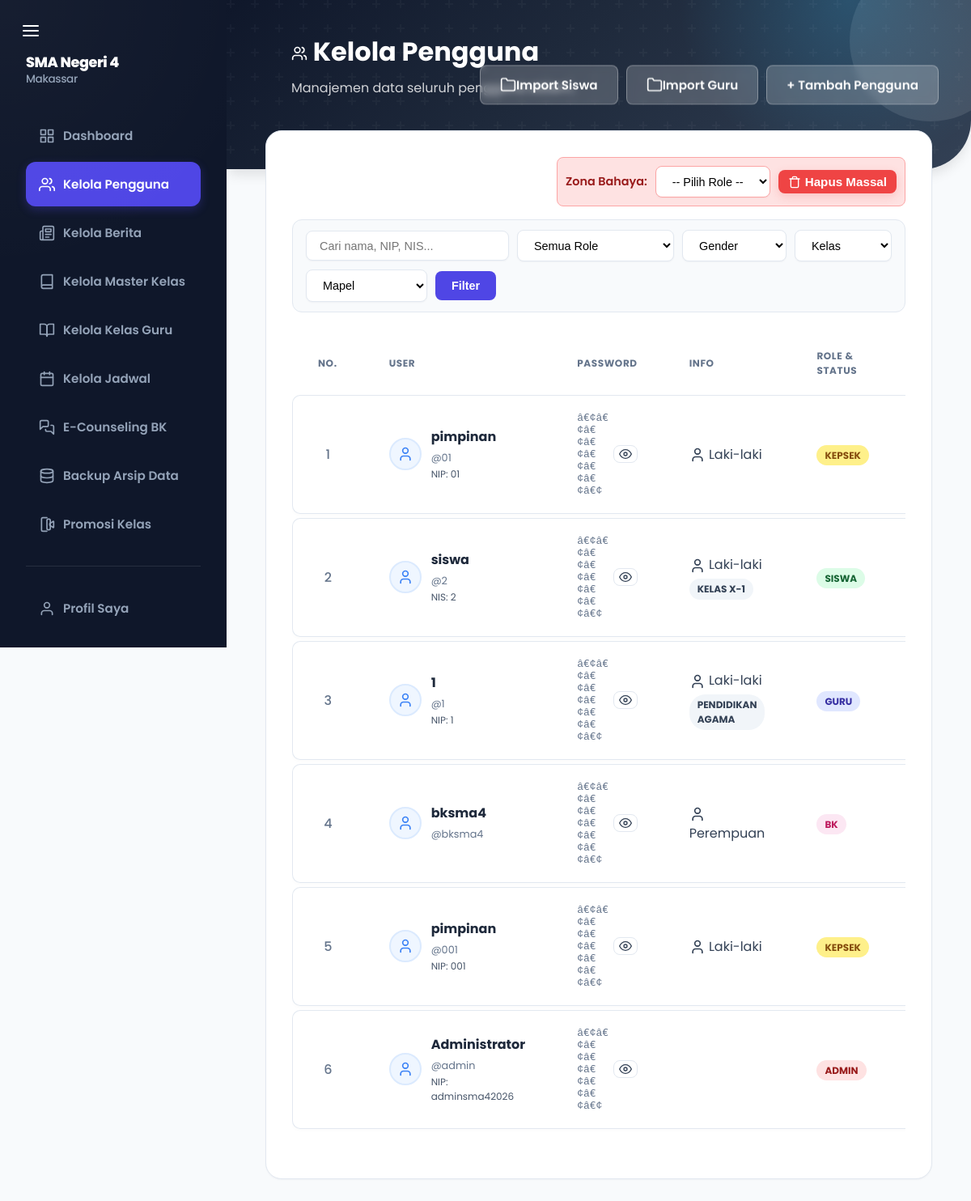
The app's page /src/admin/manage_users.php (signed in) with its own data.
### tables this page shows
CREATE TABLE `users` (
  `id` int NOT NULL,
  `username` varchar(50) NOT NULL,
  `password` varchar(255) NOT NULL,
  `full_name` varchar(100) NOT NULL,
  `role` enum('admin','guru','siswa','osis','kepsek','wakasek','bk') NOT NULL DEFAULT 'siswa',
  `created_at` timestamp NULL DEFAULT CURRENT_TIMESTAMP,
  `class_id` int DEFAULT NULL,
  `subject_id` int DEFAULT NULL,
  `photo_path` varchar(255) DEFAULT NULL,
  `gender` enum('L','P') DEFAULT NULL,
  `address` text,
  `status` enum('active','graduated','suspended') DEFAULT 'active',
  `nip` varchar(20) DEFAULT NULL,
  `nis` varchar(20) DEFAULT NULL,
  `password_changed` tinyint(1) DEFAULT '0'
);

CREATE TABLE `classes` (
  `id` int NOT NULL,
  `name` varchar(50) NOT NULL,
  `grade_level` int NOT NULL,
  `major` varchar(50) DEFAULT NULL
);

CREATE TABLE `subjects` (
  `id` int NOT NULL,
  `name` varchar(100) NOT NULL
);

### src/admin/manage_users.php (the view, shortened to what this page needs)
<?php
require_once '../../config/database.php';
$search_query = $_GET['search'] ?? '';
$sql = "SELECT users.*, classes.name as class_name, subjects.name as subject_name
        FROM users
        LEFT JOIN classes ON users.class_id = classes.id
        LEFT JOIN subjects ON users.subject_id = subjects.id
        WHERE 1=1 ";
$params = [];
$sql .= " ORDER BY users.created_at DESC";
$stmt = $pdo->prepare($sql);
$stmt->execute($params);
$users = $stmt->fetchAll();
?>
<!DOCTYPE html>
<html lang="id">
<head>
    <link rel="stylesheet" href="/public/assets/css/style.css">
</head>
<body class="admin-full-layout">
<div class="app-container">
    <?php include '../templates/sidebar.php'; ?>
    <main class="main-content">
        <div class="dashboard-hero">
            <div style="position: relative; z-index: 2;">
                <h1 style="color: white; margin-bottom: 0.5rem;"> Kelola Pengguna</h1>
                <p style="color: rgba(255,255,255,0.8);">Manajemen data seluruh pengguna sistem.</p>
            </div>
            <div style="position: absolute; right: 40px; top: 50%; transform: translateY(-50%); z-index: 10;">
                <div style="display: flex; gap: 10px;">
                    <a href="import_siswa.php" class="btn" style="background: rgba(255,255,255,0.2); border: 1px solid rgba(255,255,255,0.3); backdrop-filter: blur(5px);"><svg width="20" height="20" viewBox="0 0 24 24" fill="none" stroke="currentColor" stroke-width="2" stroke-linecap="round" stroke-linejoin="round" style="display:inline-block; vertical-align:middle; line-height:1;"><path d="M22 19a2 2 0 0 1-2 2H4a2 2 0 0 1-2-2V5a2 2 0 0 1 2-2h5l2 3h9a2 2 0 0 1 2 2z"/></svg> Import Siswa</a>
                    <a href="import_guru.php" class="btn" style="background: rgba(255,255,255,0.2); border: 1px solid rgba(255,255,255,0.3); backdrop-filter: blur(5px);"><svg width="20" height="20" viewBox="0 0 24 24" fill="none" stroke="currentColor" stroke-width="2" stroke-linecap="round" stroke-linejoin="round" style="display:inline-block; vertical-align:middle; line-height:1;"><path d="M22 19a2 2 0 0 1-2 2H4a2 2 0 0 1-2-2V5a2 2 0 0 1 2-2h5l2 3h9a2 2 0 0 1 2 2z"/></svg> Import Guru</a>
                    <a href="add_user.php" class="btn" style="background: rgba(255,255,255,0.2); border: 1px solid rgba(255,255,255,0.3); backdrop-filter: blur(5px);">+ Tambah Pengguna</a>
                </div>
            </div>
            <div style="position: absolute; right: -50px; top: -50px; width: 200px; height: 200px; background: rgba(255,255,255,0.1); border-radius: 50%;"></div>
        </div>
        <div class="content-overlap">
            <div class="card">
            <div style="margin-bottom: 1.5rem;">
            <div style="margin-bottom: 1.5rem;">
                <div style="display: flex; justify-content: flex-end; align-items: center; margin-bottom: 1rem; flex-wrap: wrap; gap: 10px;">
                                    <form method="POST" id="bulkDeleteForm" onsubmit="return confirmBulkDelete()" style="display: flex; gap: 10px; align-items: center; background: #fee2e2; padding: 10px; border-radius: 8px; border: 1px solid #fca5a5; flex-wrap: wrap;">
                        <span style="font-weight: 600; color: #991b1b; font-size: 0.9rem;">Zona Bahaya:</span>
                        <select name="role_to_delete" id="bulkRole" class="filter-select" style="max-width: 180px; border-color: #fca5a5; margin-bottom: 0;" onchange="toggleClassFilter()">
                            <option value="">-- Pilih Role --</option>
                        </select>
                        <button type="submit" class="btn btn-danger" style="display: flex; align-items: center; gap: 5px; padding: 6px 12px;">
                            <svg width="16" height="16" viewBox="0 0 24 24" fill="none" stroke="currentColor" stroke-width="2" stroke-linecap="round" stroke-linejoin="round"><path d="M3 6h18"/><path d="M19 6v14c0 1-1 2-2 2H7c-1 0-2-1-2-2V6"/><path d="M8 6V4c0-1 1-2 2-2h4c1 0 2 1 2 2v2"/></svg>
                            Hapus Massal
                        </button>
                    </form>
                </div>
                <form method="GET" class="filter-bar">
                    <input type="text" name="search" class="filter-input" placeholder="Cari nama, NIP, NIS..." value="<?php echo htmlspecialchars($search_query); ?>" style="flex: 2; min-width: 200px;">
                    <select name="role" class="filter-select">
                        <option value="">Semua Role</option>
                    </select>
                    <select name="gender" class="filter-select">
                        <option value="">Gender</option>
                    </select>
                    <select name="class_id" class="filter-select" style="max-width: 150px;">
                        <option value="">Kelas</option>
                    </select>
                    <select name="subject_id" class="filter-select" style="max-width: 150px;">
                        <option value="">Mapel</option>
                    </select>
                    <button type="submit" class="btn btn-filter">Filter</button>
                </form>
            </div>
            <div class="table-container">
                <table>
                    <thead>
                        <tr>
                            <th style="width: 50px; text-align: center;">No.</th>
                            <th>User</th>
                            <th>Password</th>
                            <th>Info</th>
                            <th>Role & Status</th>
                            <th>Aksi</th>
                        </tr>
                    </thead>
                    <tbody>
                        <?php $row_no = 1; foreach ($users as $u): ?>
                        <tr>
                            <td style="text-align: center; color: #64748b; font-weight: 500;">
                                <?php echo $row_no++; ?>
                            </td>
                            <td>
                                <div class="user-info">
                                    <?php if ($u['photo_path']): ?>
                                        <img src="/<?php echo htmlspecialchars($u['photo_path']); ?>" class="user-avatar">
                                    <?php
    else: ?>
                                        <div class="user-avatar-placeholder"><svg width="20" height="20" viewBox="0 0 24 24" fill="none" stroke="currentColor" stroke-width="2" stroke-linecap="round" stroke-linejoin="round" style="display:inline-block; vertical-align:middle; line-height:1;"><path d="M19 21v-2a4 4 0 0 0-4-4H9a4 4 0 0 0-4 4v2"/><circle cx="12" cy="7" r="4"/></svg></div>
                                    <?php
    endif; ?>
                                    <div>
                                        <strong style="color: var(--secondary);"><?php echo htmlspecialchars($u['full_name']); ?></strong><br>
                                        <span style="color: var(--text-muted); font-size: 0.8rem;">@<?php echo htmlspecialchars($u['username']); ?></span>
                                        <?php if ($u['nip']): ?>
                                            <div style="font-size: 0.75rem; color: #475569;">NIP: <?php echo htmlspecialchars($u['nip']); ?></div>
                                        <?php
    elseif ($u['nis']): ?>
                                            <div style="font-size: 0.75rem; color: #475569;">NIS: <?php echo htmlspecialchars($u['nis']); ?></div>
                                        <?php
    endif; ?>
                                    </div>
                                </div>
                            </td>
                            <td>
                                <div style="display: flex; align-items: center; gap: 5px;">
                                    <span class="pwd-mask" style="font-family: monospace; color: #64748b;">â€¢â€¢â€¢â€¢â€¢â€¢â€¢â€¢</span>
                                    <button type="button" class="btn btn-secondary" style="padding: 2px 6px; font-size: 0.7rem;" onclick="togglePasswordRow(this)">
                                        <svg xmlns="http://www.w3.org/2000/svg" width="16" height="16" viewBox="0 0 24 24" fill="none" stroke="currentColor" stroke-width="2" stroke-linecap="round" stroke-linejoin="round"><path d="M1 12s4-8 11-8 11 8 11 8-4 8-11 8-11-8-11-8z"/><circle cx="12" cy="12" r="3"/></svg>
                                    </button>
                                </div>
                            </td>
                            <td>
                                <?php if ($u['gender'])
        echo($u['gender'] == 'L' ? '<svg width="20" height="20" viewBox="0 0 24 24" fill="none" stroke="currentColor" stroke-width="2" stroke-linecap="round" stroke-linejoin="round" style="display:inline-block; vertical-align:middle; line-height:1;"><path d="M19 21v-2a4 4 0 0 0-4-4H9a4 4 0 0 0-4 4v2"/><circle cx="12" cy="7" r="4"/></svg> Laki-laki' : '<svg width="20" height="20" viewBox="0 0 24 24" fill="none" stroke="currentColor" stroke-width="2" stroke-linecap="round" stroke-linejoin="round" style="display:inline-block; vertical-align:middle; line-height:1;"><path d="M19 21v-2a4 4 0 0 0-4-4H9a4 4 0 0 0-4 4v2"/><circle cx="12" cy="7" r="4"/></svg> Perempuan') . '<br>'; ?>
                                <?php if ($u['role'] == 'siswa' && $u['class_name']): ?>
                                    <span class="badge" style="background: #f1f5f9; margin-top: 5px; display: inline-block;">Kelas <?php echo $u['class_name']; ?></span>
                                <?php
    elseif ($u['role'] == 'guru' && $u['subject_name']): ?>
                                    <span class="badge" style="background: #f1f5f9; margin-top: 5px; display: inline-block;"><?php echo $u['subject_name']; ?></span>
                                <?php
    endif; ?>
                            </td>
                            <td>
                                <span class="role-badge role-<?php echo $u['role']; ?>">
                                    <?php echo $u['role']; ?>
                                </span>
                            </td>
                            <td>
                            </td>
                        </tr>
                        <?php
endforeach; ?>
                    </tbody>
                </table>
            </div>
            </div>
        </div>
    </main>
</div>
</body>
</html>

### src/admin/manage_users.php (style rules this page uses)
.role-badge { padding: 4px 10px; border-radius: 20px; font-weight: 700; font-size: 0.75rem; text-transform: uppercase; }
.role-admin { background: #fee2e2; color: #991b1b; }
.role-guru { background: #e0e7ff; color: #3730a3; }
.role-siswa { background: #dcfce7; color: #166534; }
.role-kepsek { background: #fef08a; color: #854d0e; }
.role-bk { background: #fce7f3; color: #be185d; }

### records on screen
users: full_name "pimpinan", username "01", nip "01", gender "Laki-laki", role "KEPSEK"
users: full_name "siswa", username "2", nis "2", gender "Laki-laki", class.name "X-1", role "SISWA"
users: full_name "1", username "1", nip "1", gender "Laki-laki", subject.name "PENDIDIKAN AGAMA", role "GURU"
users: full_name "bksma4", username "bksma4", gender "Perempuan", role "BK"
users: full_name "pimpinan", username "001", nip "001", gender "Laki-laki", role "KEPSEK"
users: full_name "Administrator", username "admin", nip "adminsma42026", role "ADMIN"
